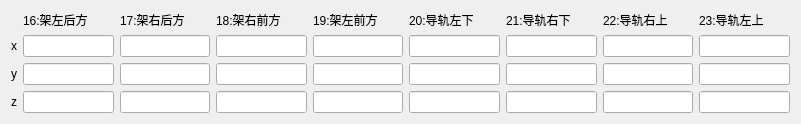
  <widget class="QWidget" name="layoutWidget_3">
   <property name="geometry">
    <rect>
     <x>380</x>
     <y>250</y>
     <width>801</width>
     <height>111</height>
    </rect>
   </property>
   <layout class="QGridLayout" name="gridLayout_12">
    <item row="1" column="8">
     <widget class="QLineEdit" name="leadLFCXLineEdit"/>
    </item>
    <item row="0" column="6">
     <widget class="QLabel" name="setaLabel_112">
      <property name="text">
       <string>21:导轨右下</string>
      </property>
     </widget>
    </item>
    <item row="1" column="1">
     <widget class="QLineEdit" name="rackLBCXLineEdit">
      <property name="text">
       <string/>
      </property>
     </widget>
    </item>
    <item row="1" column="3">
     <widget class="QLineEdit" name="rackRFCXLineEdit"/>
    </item>
    <item row="2" column="4">
     <widget class="QLineEdit" name="rackLFCYLineEdit"/>
    </item>
    <item row="1" column="2">
     <widget class="QLineEdit" name="rackRBCXLineEdit">
      <property name="text">
       <string/>
      </property>
     </widget>
    </item>
    <item row="1" column="4">
     <widget class="QLineEdit" name="rackLFCXLineEdit"/>
    </item>
    <item row="1" column="7">
     <widget class="QLineEdit" name="leadRFCXLineEdit"/>
    </item>
    <item row="2" column="5">
     <widget class="QLineEdit" name="leadLBCYLineEdit"/>
    </item>
    <item row="1" column="5">
     <widget class="QLineEdit" name="leadLBCXLineEdit"/>
    </item>
    <item row="3" column="1">
     <widget class="QLineEdit" name="rackLBCZLineEdit">
      <property name="text">
       <string/>
      </property>
     </widget>
    </item>
    <item row="2" column="0">
     <widget class="QLabel" name="setaLabel_113">
      <property name="text">
       <string>y</string>
      </property>
     </widget>
    </item>
    <item row="1" column="0">
     <widget class="QLabel" name="setaLabel_114">
      <property name="text">
       <string>x</string>
      </property>
     </widget>
    </item>
    <item row="2" column="1">
     <widget class="QLineEdit" name="rackLBCYLineEdit">
      <property name="text">
       <string/>
      </property>
     </widget>
    </item>
    <item row="1" column="6">
     <widget class="QLineEdit" name="leadRBCXLineEdit"/>
    </item>
    <item row="0" column="7">
     <widget class="QLabel" name="setaLabel_115">
      <property name="text">
       <string>22:导轨右上</string>
      </property>
     </widget>
    </item>
    <item row="0" column="4">
     <widget class="QLabel" name="setaLabel_116">
      <property name="text">
       <string>19:架左前方</string>
      </property>
     </widget>
    </item>
    <item row="3" column="2">
     <widget class="QLineEdit" name="rackRBCZLineEdit">
      <property name="text">
       <string/>
      </property>
     </widget>
    </item>
    <item row="3" column="8">
     <widget class="QLineEdit" name="leadLFCZLineEdit"/>
    </item>
    <item row="2" column="7">
     <widget class="QLineEdit" name="leadRFCYLineEdit"/>
    </item>
    <item row="3" column="3">
     <widget class="QLineEdit" name="rackRFCZLineEdit"/>
    </item>
    <item row="0" column="2">
     <widget class="QLabel" name="setaLabel_117">
      <property name="text">
       <string>17:架右后方</string>
      </property>
     </widget>
    </item>
    <item row="0" column="8">
     <widget class="QLabel" name="setaLabel_118">
      <property name="text">
       <string>23:导轨左上</string>
      </property>
     </widget>
    </item>
    <item row="2" column="8">
     <widget class="QLineEdit" name="leadLFCYLineEdit"/>
    </item>
    <item row="2" column="3">
     <widget class="QLineEdit" name="rackRFCYLineEdit"/>
    </item>
    <item row="3" column="5">
     <widget class="QLineEdit" name="leadLBCZLineEdit"/>
    </item>
    <item row="3" column="7">
     <widget class="QLineEdit" name="leadRFCZLineEdit"/>
    </item>
    <item row="0" column="1">
     <widget class="QLabel" name="setaLabel_119">
      <property name="text">
       <string>16:架左后方</string>
      </property>
     </widget>
    </item>
    <item row="3" column="6">
     <widget class="QLineEdit" name="leadRBCZLineEdit"/>
    </item>
    <item row="0" column="3">
     <widget class="QLabel" name="setaLabel_120">
      <property name="text">
       <string>18:架右前方</string>
      </property>
     </widget>
    </item>
    <item row="2" column="2">
     <widget class="QLineEdit" name="rackRBCYLineEdit">
      <property name="text">
       <string/>
      </property>
     </widget>
    </item>
    <item row="2" column="6">
     <widget class="QLineEdit" name="leadRBCYLineEdit"/>
    </item>
    <item row="0" column="5">
     <widget class="QLabel" name="setaLabel_121">
      <property name="text">
       <string>20:导轨左下</string>
      </property>
     </widget>
    </item>
    <item row="3" column="4">
     <widget class="QLineEdit" name="rackLFCZLineEdit"/>
    </item>
    <item row="3" column="0">
     <widget class="QLabel" name="setaLabel_122">
      <property name="text">
       <string>z</string>
      </property>
     </widget>
    </item>
   </layout>
  </widget>
